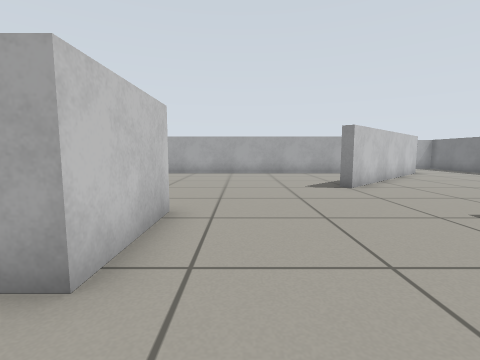
view 1 (above)

18 first-person views from a walk through a world built for the Gazebo simulator. The camera is 0.57 m above the floor, tilts 6° down and sees 85° across. The floor is counted in squares, 0.5 m on a side. Each view is taken from the middle of a square. On the plan, view 1 faces up. The plan holds only what a view shows up to about 12 squares ahead; the rest is blank.

view 2
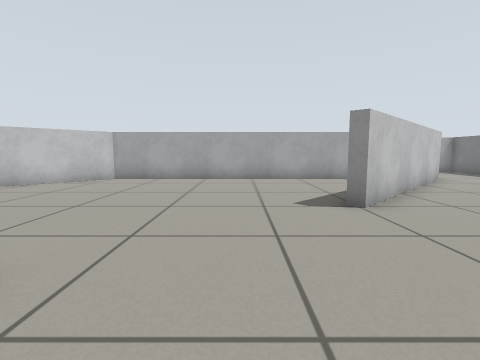

view 3
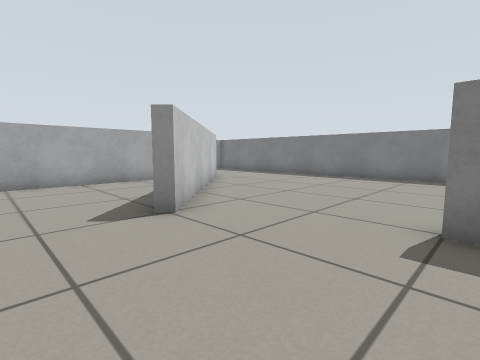

view 4
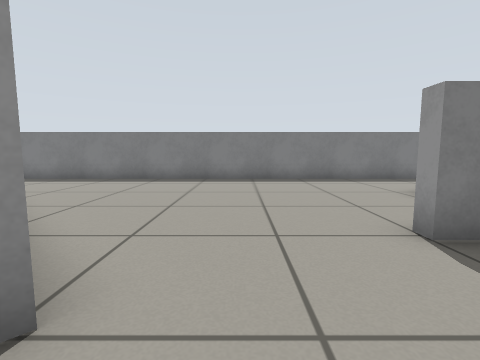

view 5
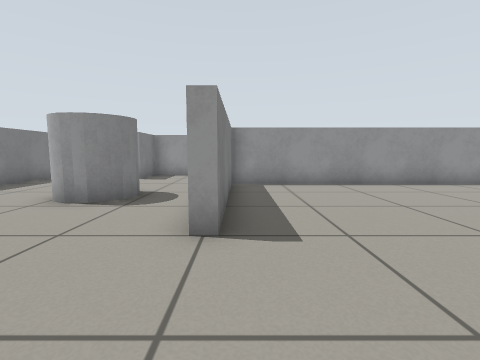

view 6
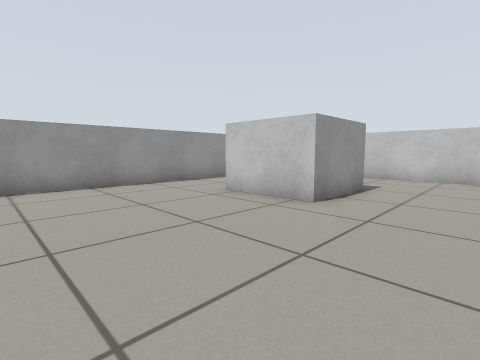

view 7
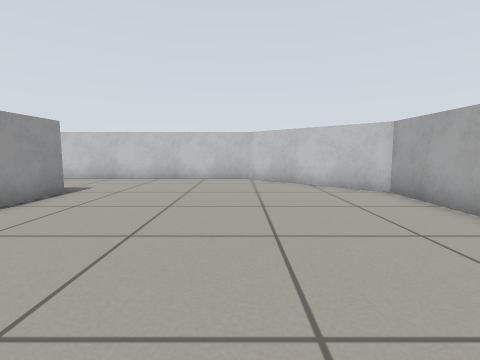

view 8
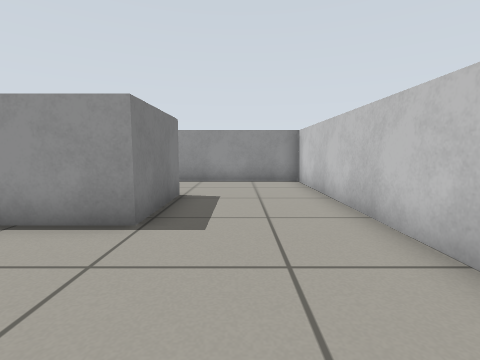

view 9
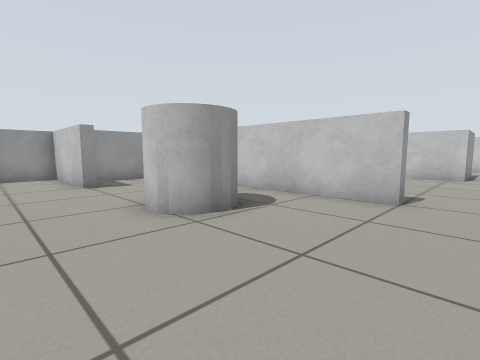

view 10
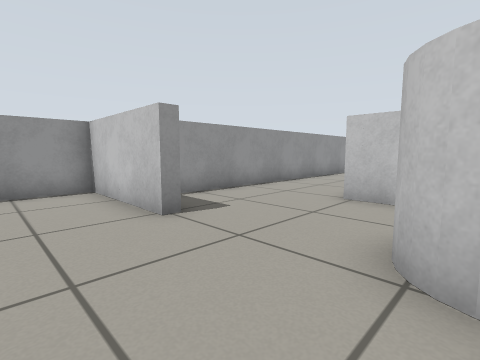

view 11
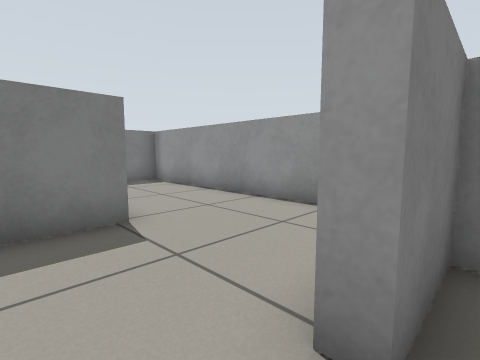

view 12
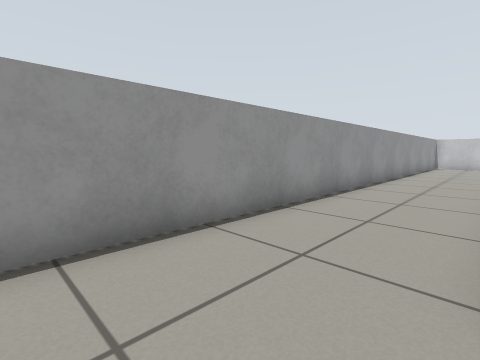

view 13
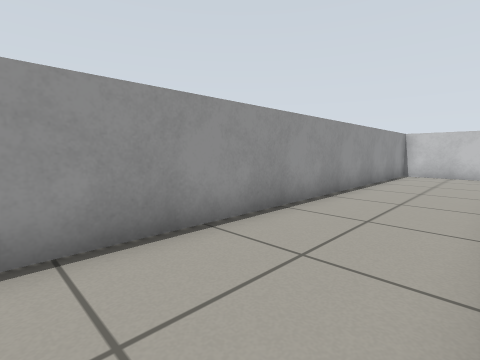

view 14
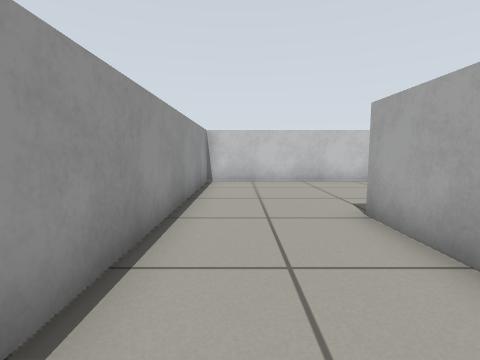

view 15
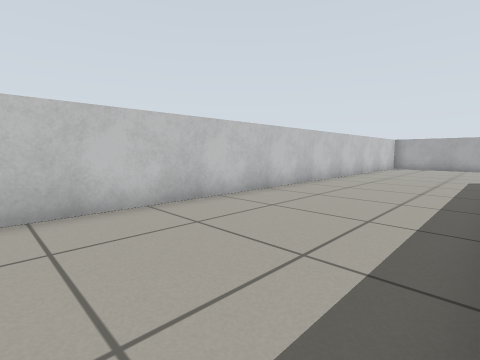

view 16
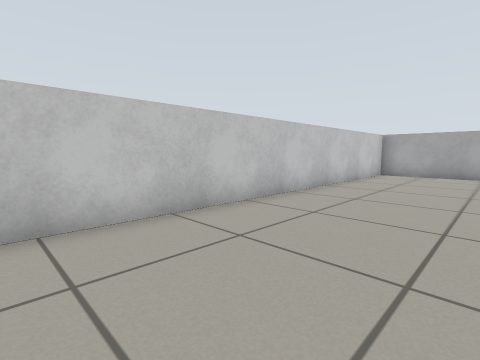

view 17
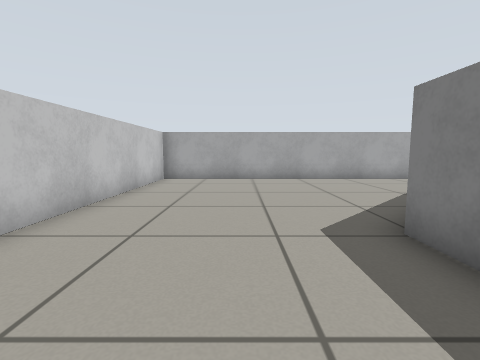

view 18
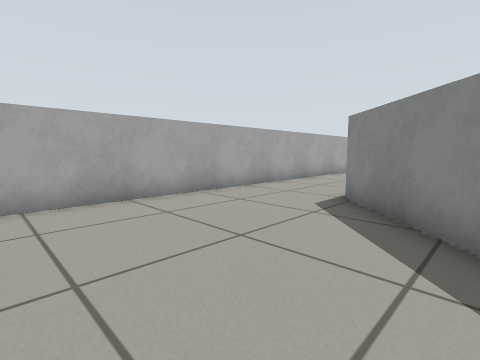

### Floor plan
Points are (right, up) in squares from view 1. A wall is a line through its corners. A room is listed if a view was taken in it or the views show most of it. See-through windows are left out.
Room 1 (views 1, 2, 3, 4, 5, 6, 7, 8, 9, 10, 11, 12, 13, 14, 15, 16, 17, 18)
walls: (5.3, -1) (5.3, 4.5) (5.7, 4.5) (5.7, -1.8); (-8.7, 9.4) (-8.7, 10.6); (-7.2, 12.1) (-4.5, 14.8); (-6.4, -1.7) (-8.8, -1.7); (6.2, 14.3) (-4.4, 14.3) (-8.3, 10.4) (-8.3, -1.3) (5.4, -1.3); (-0.1, 18.3) (-14.3, 18.3) (-14.3, -5.3) (9.3, -5.3) (9.3, -3.3) (9.7, -3.3) (9.7, -7.3) (19.3, -7.3) (19.3, -6); (9.6, 14.3) (3.6, 8.3) (3.3, 8.6); (13.3, -3.8) (13.3, 16.4)
objects: white box (-4, 2) to (-2, 5); white cylinder (8, 0) to (9, 2)

Where each view was taken, in squares from view 1:
view 1: 0 up, 0 right, facing up
view 2: 3 up, 1 right, facing up
view 3: 4 up, 1 right, facing up-right
view 4: 7 up, 2 right, facing right
view 5: 8 up, 5 right, facing down
view 6: 8 up, 4 right, facing down-left
view 7: 10 up, 3 right, facing left
view 8: 9 up, 6 left, facing down
view 9: 6 up, 12 right, facing down-left
view 10: 1 up, 12 right, facing down-left
view 11: 2 down, 9 right, facing down-right
view 12: 2 down, 8 right, facing down-left
view 13: 2 down, 0 right, facing down-left
view 14: 4 down, 4 left, facing left
view 15: 2 down, 9 left, facing up-left
view 16: 4 up, 10 left, facing up-left
view 17: 7 up, 11 left, facing up
view 18: 12 up, 11 left, facing up-right
